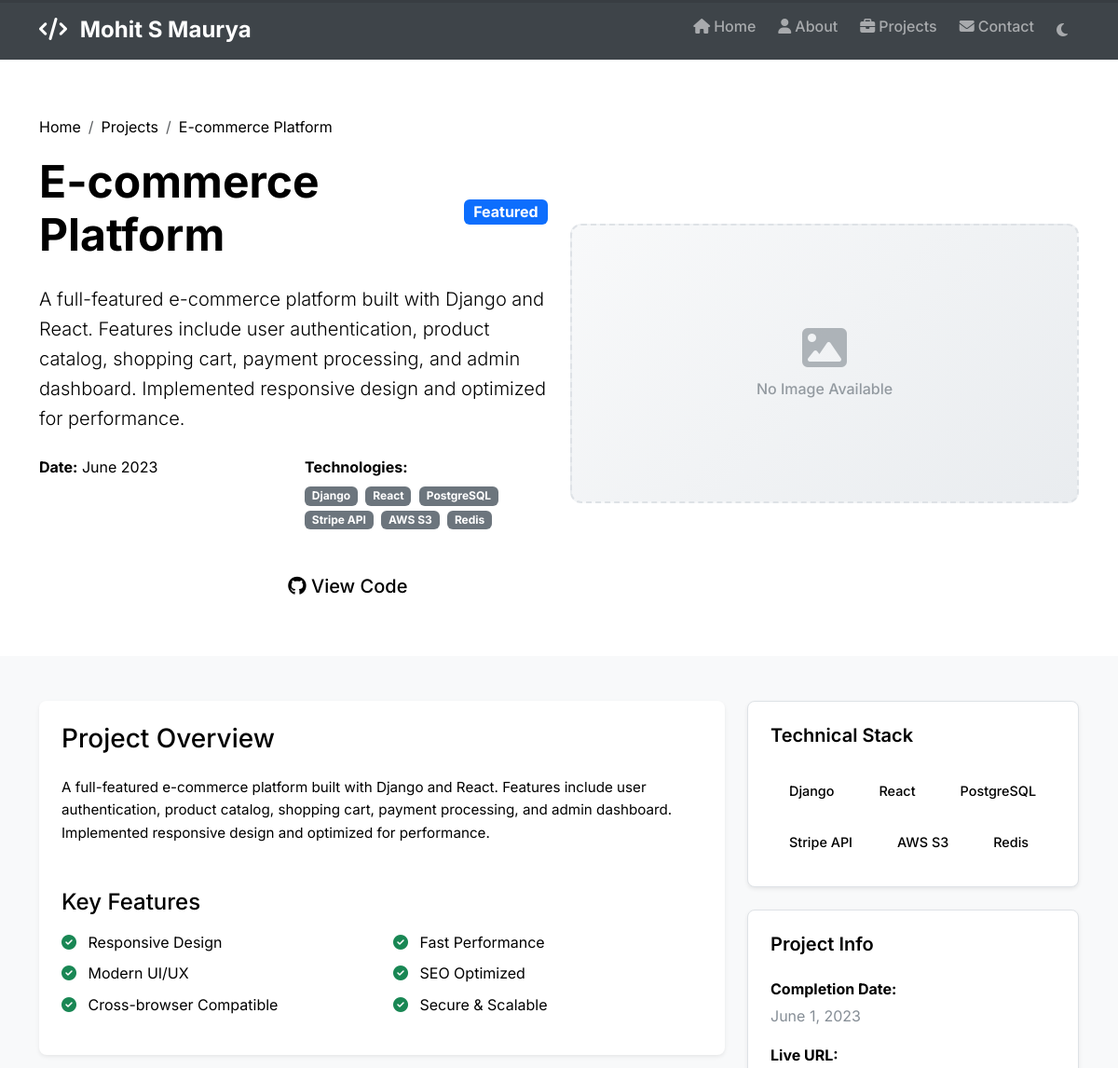
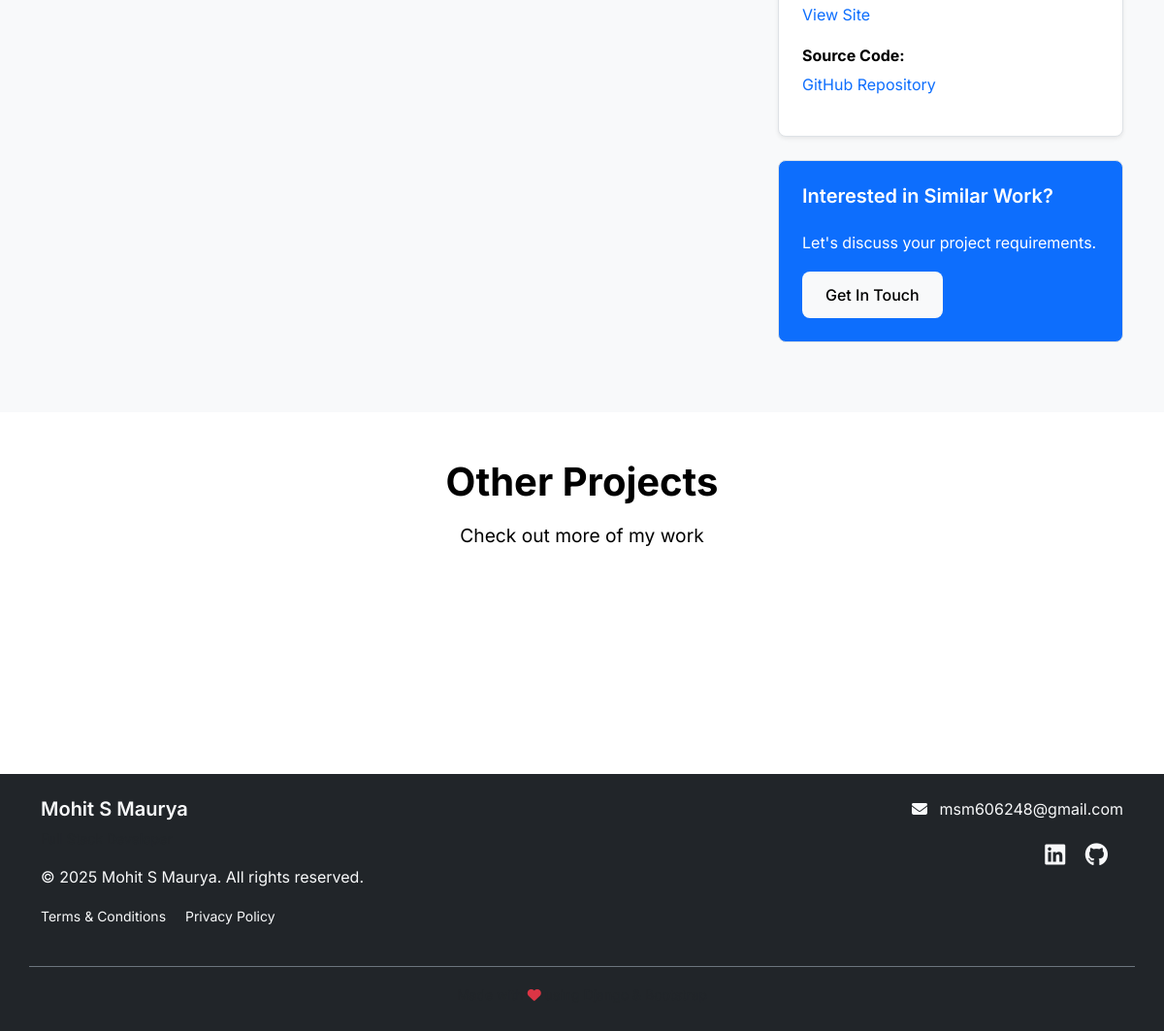
/projects/1/, run on the app's committed database (2 pictures, top to bottom).
### portfolio/models.py (models this page shows, shortened)
class Project(models.Model):
    title = models.CharField(
        max_length=200,
        help_text="Project title"
    )
    description = models.TextField(
        max_length=5000,
        help_text="Detailed project description"
    )
    short_description = models.CharField(
        max_length=300,
        help_text="Brief description for project cards"
    )
    image = models.ImageField(
        upload_to='projects/',
        blank=True,
        null=True,
        validators=[validate_image_file],
        help_text="Project screenshot or image (max 5MB)"
    )
    technologies = models.CharField(
        max_length=500,
        help_text="Comma-separated list of technologies used"
    )
    github_url = models.URLField(
        blank=True,
        validators=[validate_url_security],
        help_text="GitHub repository URL"
    )
    live_url = models.URLField(
        blank=True,
        validators=[validate_url_security],
        help_text="Live demo URL"
    )
    is_featured = models.BooleanField(
        default=False,
        help_text="Show this project in featured section"
    )
    created_date = models.DateField(
        help_text="Project completion or creation date"
    )
    order = models.IntegerField(
        default=0,
        help_text="Display order (lower numbers appear first)"
    )
    def get_technologies_list(self):
        if not self.technologies:
            return []
        return [tech.strip() for tech in self.technologies.split(',') if tech.strip()]
    class Meta:
        ordering = ['order', '-created_date']

### portfolio/views.py (the view)
# urls.py: path('projects/<int:pk>/', views.ProjectDetailView.as_view(), name='project_detail'),
class ProjectDetailView(DetailView):
    model = Project
    template_name = 'portfolio/project_detail.html'
    context_object_name = 'project'
    def get_object(self, queryset=None):
        try:
            obj = super().get_object(queryset)
            return obj
        except Http404:
            logger.warning(f"Project with pk={self.kwargs.get('pk')} not found")
            raise Http404("Project not found")
        except Exception as e:
            logger.error(f"Error fetching project: {e}")
            raise Http404("Unable to load project")
    def get_context_data(self, **kwargs):
        context = super().get_context_data(**kwargs)
        try:
            context['profile'] = get_profile_safe()
            project = self.get_object()
            if project and project.technologies:
                try:
                    tech_list = project.get_technologies_list()
                    if tech_list:
                        related_projects = Project.objects.exclude(
                            pk=project.pk
                        ).filter(
                            technologies__icontains=tech_list[0]
                        )[:3]
                        context['related_projects'] = related_projects
                except Exception as e:
                    logger.error(f"Error fetching related projects: {e}")
                    context['related_projects'] = []
        except Exception as e:
            logger.error(f"Error in ProjectDetailView context: {e}")
            context['related_projects'] = []
        return context
    def dispatch(self, request, *args, **kwargs):
        try:
            return super().dispatch(request, *args, **kwargs)
        except Http404:
            messages.error(request, "The requested project could not be found.")
            return redirect('projects')
        except Exception as e:
            logger.error(f"Error in ProjectDetailView dispatch: {e}")
            messages.error(request, "Unable to load project details. Please try again later.")
            return redirect('projects')

### portfolio/views.py (called while the page is built)
def get_profile_safe():
    try:
        profile = Profile.objects.first()
        if not profile:
            logger.warning("No profile found in database")
        return profile
    except Exception as e:
        logger.error(f"Error fetching profile: {e}")
        return None

### templates/portfolio/project_detail.html (shortened to what this page needs)
{% extends 'base.html' %}
{% load static %}
{% block content %}
<section class="project-hero py-5">
    <div class="container">
        <div class="row align-items-center">
            <div class="col-lg-6">
                <nav aria-label="breadcrumb">
                    <ol class="breadcrumb">
                        <li class="breadcrumb-item"><a href="{% url 'portfolio:home' %}">Home</a></li>
                        <li class="breadcrumb-item"><a href="{% url 'portfolio:projects' %}">Projects</a></li>
                        <li class="breadcrumb-item active">{{ project.title }}</li>
                    </ol>
                </nav>
                <div class="d-flex align-items-center mb-3">
                    <h1 class="display-5 fw-bold me-3">{{ project.title }}</h1>
                    {% if project.is_featured %}
                        <span class="badge bg-primary fs-6">Featured</span>
                    {% endif %}
                </div>
                <p class="lead mb-4">{{ project.description }}</p>
                <div class="project-meta mb-4">
                    <div class="row">
                        <div class="col-sm-6 mb-2">
                            <strong>Date:</strong> {{ project.created_date|date:"F Y" }}
                        </div>
                        <div class="col-sm-6 mb-2">
                            <strong>Technologies:</strong>
                            <div class="mt-1">
                                {% for tech in project.get_technologies_list %}
                                    <span class="badge bg-secondary me-1">{{ tech }}</span>
                                {% endfor %}
                            </div>
                        </div>
                    </div>
                </div>
                <div class="project-links">
                    {% if project.live_url %}
                        <a href="{{ project.live_url }}" class="btn btn-primary btn-lg me-3" target="_blank">
                            <i class="fas fa-external-link-alt"></i> View Live Site
                        </a>
                    {% endif %}
                    {% if project.github_url %}
                        <a href="{{ project.github_url }}" class="btn btn-outline-primary btn-lg" target="_blank">
                            <i class="fab fa-github"></i> View Code
                        </a>
                    {% endif %}
                </div>
            </div>
            <div class="col-lg-6">
                <div class="project-image-large">
                    {% if project.image %}
                        <img src="{{ project.image.url }}" alt="{{ project.title }}" class="img-fluid rounded-3 shadow-lg">
                    {% else %}
                        <div class="project-placeholder-large">
                            <i class="fas fa-image"></i>
                            <p>No Image Available</p>
                        </div>
                    {% endif %}
                </div>
            </div>
        </div>
    </div>
</section>
<section class="project-details py-5 bg-light">
    <div class="container">
        <div class="row">
            <div class="col-lg-8">
                <div class="project-content bg-white p-4 rounded-3 shadow-sm">
                    <h3 class="mb-4">Project Overview</h3>
                    <div class="project-description">
                        {{ project.description|linebreaks }}
                    </div>
                    <h4 class="mt-5 mb-3">Key Features</h4>
                    <div class="row">
                        <div class="col-md-6">
                            <ul class="list-unstyled">
                                <li class="mb-2"><i class="fas fa-check-circle text-success me-2"></i> Responsive Design</li>
                                <li class="mb-2"><i class="fas fa-check-circle text-success me-2"></i> Modern UI/UX</li>
                                <li class="mb-2"><i class="fas fa-check-circle text-success me-2"></i> Cross-browser Compatible</li>
                            </ul>
                        </div>
                        <div class="col-md-6">
                            <ul class="list-unstyled">
                                <li class="mb-2"><i class="fas fa-check-circle text-success me-2"></i> Fast Performance</li>
                                <li class="mb-2"><i class="fas fa-check-circle text-success me-2"></i> SEO Optimized</li>
                                <li class="mb-2"><i class="fas fa-check-circle text-success me-2"></i> Secure & Scalable</li>
                            </ul>
                        </div>
                    </div>
                </div>
            </div>
            <div class="col-lg-4">
                <div class="project-sidebar">
                    <div class="sidebar-card bg-white p-4 rounded-3 shadow-sm mb-4">
                        <h5 class="mb-3">Technical Stack</h5>
                        <div class="tech-stack">
                            {% for tech in project.get_technologies_list %}
                                <span class="tech-badge">{{ tech }}</span>
                            {% endfor %}
                        </div>
                    </div>
                    <div class="sidebar-card bg-white p-4 rounded-3 shadow-sm mb-4">
                        <h5 class="mb-3">Project Info</h5>
                        <div class="info-item mb-3">
                            <strong>Completion Date:</strong>
                            <div>{{ project.created_date|date:"F j, Y" }}</div>
                        </div>
                        {% if project.live_url %}
                            <div class="info-item mb-3">
                                <strong>Live URL:</strong>
                                <div><a href="{{ project.live_url }}" target="_blank" class="text-decoration-none">View Site</a></div>
                            </div>
                        {% endif %}
                        {% if project.github_url %}
                            <div class="info-item mb-3">
                                <strong>Source Code:</strong>
                                <div><a href="{{ project.github_url }}" target="_blank" class="text-decoration-none">GitHub Repository</a></div>
                            </div>
                        {% endif %}
                    </div>
                    <div class="sidebar-card bg-primary text-white p-4 rounded-3 mb-4">
                        <h5 class="mb-3">Interested in Similar Work?</h5>
                        <p class="mb-3">Let's discuss your project requirements.</p>
                        <a href="{% url 'portfolio:contact' %}" class="btn btn-light">Get In Touch</a>
                    </div>
                </div>
            </div>
        </div>
    </div>
</section>
<section class="related-projects py-5">
    <div class="container">
        <div class="row">
            <div class="col-12 text-center mb-5">
                <h2 class="section-title">Other Projects</h2>
                <p class="section-subtitle">Check out more of my work</p>
            </div>
        </div>
        <div class="row">
            <div class="col-12 text-center">
                <a href="{% url 'portfolio:projects' %}" class="btn btn-primary btn-lg">View All Projects</a>
            </div>
        </div>
    </div>
</section>
{% endblock %}
{% block extra_css %}
<link rel="stylesheet" href="{% static 'css/project-detail.css' %}">
{% endblock %}

### static/css/colors.css (style rules this page uses)
:root { --brand-primary: #667eea; --brand-primary-dark: #5a6fd8; --brand-primary-light: #7d8df2; --brand-secondary: #764ba2; --brand-accent: #28a745; --brand-gradient: linear-gradient(135deg, #667eea 0%, #764ba2 100%); --brand-gradient-reverse: linear-gradient(135deg, #764ba2 0%, #667eea 100%); --color-success: #28a745; --color-success-dark: #1e7e34; --color-success-light: #d4edda; --color-warning: #ffc107; --color-warning-dark: #e0a800; --color-warning-light: #fff3cd; --color-danger: #dc3545; --color-danger-dark: #c82333; --color-danger-light: #f8d7da; --color-info: #17a2b8; --color-info-dark: #138496; --color-info-light: #d1ecf1; --bg-primary-light: #ffffff; --bg-secondary-light: #f8f9fa; --bg-tertiary-light: #e9ecef; --bg-accent-light: #f1f3f4; --text-primary-light: #212529; --text-secondary-light: #6c757d; --text-muted-light: #868e96; --text-inverse-light: #ffffff; --border-light: #dee2e6; --border-secondary-light: #e9ecef; --border-accent-light: #ced4da; --shadow-light: rgba(0, 0, 0, 0.1); --shadow-medium-light: rgba(0, 0, 0, 0.15); --shadow-heavy-light: rgba(0, 0, 0, 0.25); --overlay-light: rgba(255, 255, 255, 0.9); --overlay-dark-light: rgba(0, 0, 0, 0.7); --bg-primary-dark: #121212; --bg-secondary-dark: #1e1e1e; --bg-tertiary-dark: #2d2d2d; --bg-accent-dark: #3a3a3a; --text-primary-dark: #ffffff; --text-secondary-dark: #b3b3b3; --text-muted-dark: #888888; --text-inverse-dark: #121212; --border-dark: #404040; --border-secondary-dark: #333333; --border-accent-dark: #555555; --shadow-dark: rgba(0, 0, 0, 0.3); --shadow-medium-dark: rgba(0, 0, 0, 0.5); --shadow-heavy-dark: rgba(0, 0, 0, 0.8); --overlay-light-dark: rgba(30, 30, 30, 0.9); --overlay-dark-dark: rgba(0, 0, 0, 0.9); --gradient-primary: linear-gradient(135deg, var(--brand-primary) 0%, var(--brand-primary-dark) 100%); --gradient-secondary: linear-gradient(135deg, var(--brand-secondary) 0%, #495057 100%); --gradient-success: linear-gradient(135deg, var(--color-success) 0%, var(--color-success-dark) 100%); --gradient-hero-light: linear-gradient(135deg, #667eea 0%, #764ba2 100%); --gradient-hero-dark: linear-gradient(135deg, #1a1a1a 0%, #2d2d2d 100%); --hover-opacity: 0.8; --active-opacity: 0.9; --disabled-opacity: 0.6; --transition-fast: 0.15s; --transition-normal: 0.3s; --transition-slow: 0.5s; --transition-ease: cubic-bezier(0.4, 0, 0.2, 1); }
:root[data-theme="light"] { --bg-primary: var(--bg-primary-light); --bg-secondary: var(--bg-secondary-light); --bg-tertiary: var(--bg-tertiary-light); --bg-accent: var(--bg-accent-light); --text-primary: var(--text-primary-light); --text-secondary: var(--text-secondary-light); --text-muted: var(--text-muted-light); --text-inverse: var(--text-inverse-light); --border-color: var(--border-light); --border-secondary: var(--border-secondary-light); --border-accent: var(--border-accent-light); --shadow-sm: var(--shadow-light); --shadow-md: var(--shadow-medium-light); --shadow-lg: var(--shadow-heavy-light); --overlay-light: var(--overlay-light); --overlay-dark: var(--overlay-dark-light); --gradient-hero: var(--gradient-hero-light); }
* { transition: background-color var(--transition-normal) var(--transition-ease), color var(--transition-normal) var(--transition-ease), border-color var(--transition-normal) var(--transition-ease), box-shadow var(--transition-normal) var(--transition-ease); }

### static/css/project-detail.css (style rules this page uses)
.project-hero { padding-top: 2rem; padding-bottom: 2rem; }
.breadcrumb { background: none; padding: 0; margin-bottom: 1rem; }
.breadcrumb-item a { color: var(--primary-color); text-decoration: none; }
.breadcrumb-item.active { color: var(--secondary-color); }
.project-meta strong { color: var(--text-dark); }
.tech-badge { display: inline-block; background: var(--light-color); color: var(--text-dark); padding: 0.5rem 1rem; border-radius: 20px; font-size: 0.9rem; font-weight: 500; margin: 0.25rem; transition: all 0.3s ease; }
.sidebar-card { border: 1px solid var(--border-color); border-radius: 8px; transition: all 0.3s ease; }
.sidebar-card h5 { color: var(--text-dark); font-weight: 600; border-bottom: 2px solid var(--primary-color); padding-bottom: 0.5rem; }
.info-item strong { color: var(--text-dark); display: block; margin-bottom: 0.25rem; }
.info-item div { color: var(--text-muted); }
.tech-stack { display: flex; flex-wrap: wrap; gap: 0.5rem; }

### data on the page
Project: title "E-commerce Platform", description "A full-featured e-commerce platform built with Django and React. Features include user authentication, product catalog, shopping cart, payment processing, and admin dashboard. Implemented responsive design and optimized for performance.", created_date "June 2023", created_date "June 1, 2023"

### other printed values
{{ tech }} "Django" "React" "PostgreSQL" "Stripe API" "AWS S3" "Redis"
